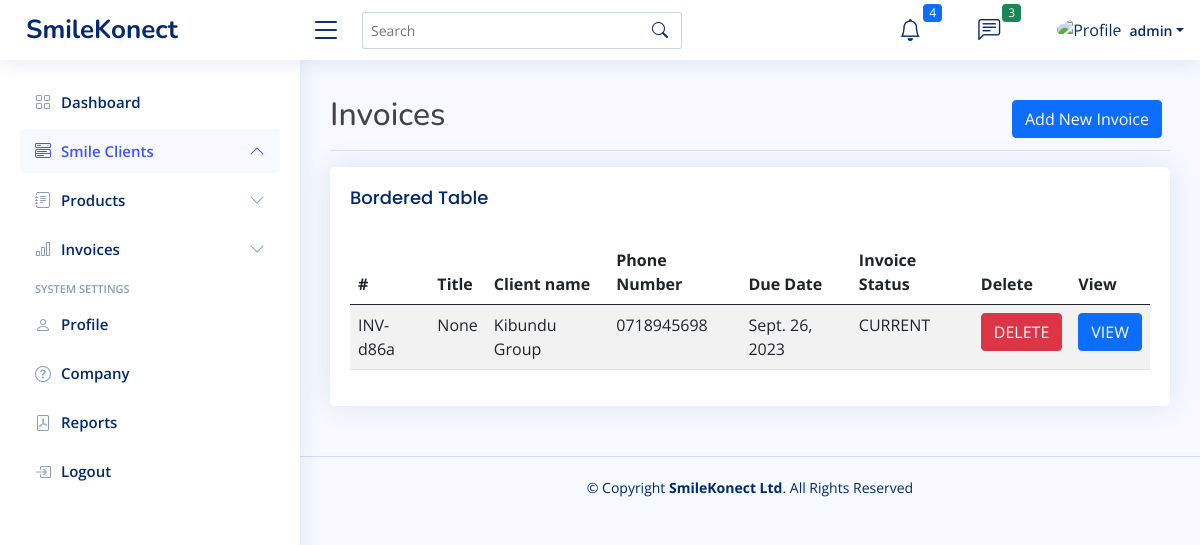
Before: /dashboard/invoices (signed in) with the older database file.
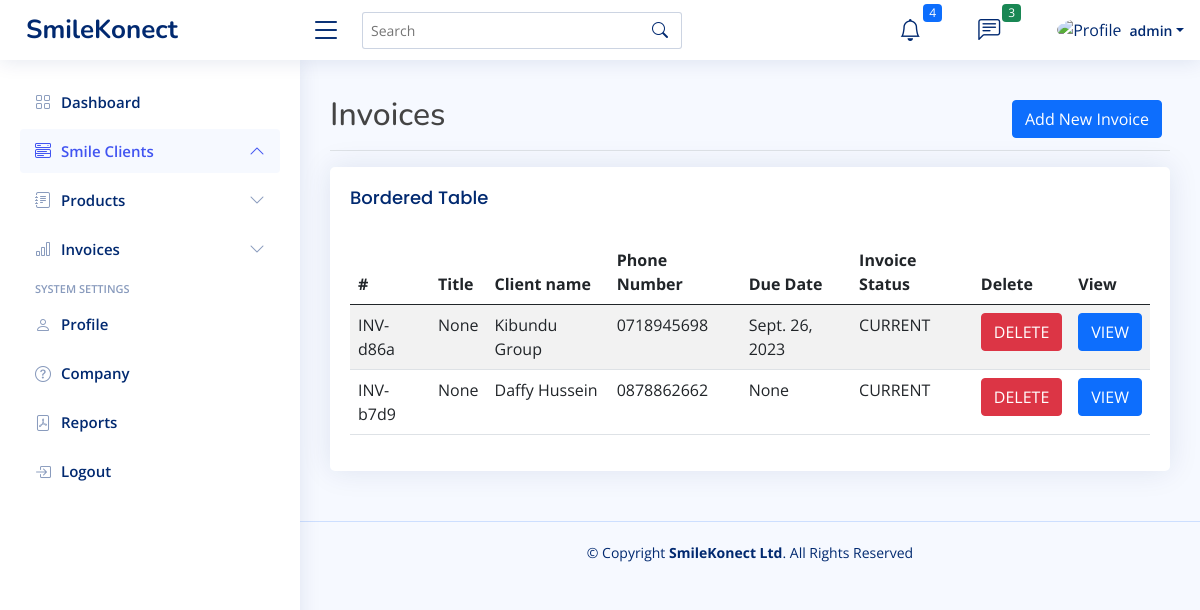
After: the same page with the newer database file.
### smileKonect/models.py (models this page shows, shortened)
class Invoice(models.Model):
    TERMS = [
        ('14 days', '14 days'),
        ('30 days', '30 days'),
        ('60 days', '60 days'),
    ]
    STATUS = [
        ('CURRENT', 'CURRENT'),
        ('EMAIL_SENT', 'EMAIL_SENT'),
        ('OVERDUE', 'OVERDUE'),
        ('PAID', 'PAID'),
    ]
    title = models.CharField(null=True, blank=True, max_length=100)
    number = models.CharField(null=True, blank=True, max_length=100)
    dueDate = models.DateField(null=True, blank=True)
    paymentTerms = models.CharField(choices=TERMS, default='14 days', max_length=100)
    status = models.CharField(choices=STATUS, default='CURRENT', max_length=100)
    notes = models.TextField(null=True, blank=True)
    client = models.ForeignKey(Client, blank=True, null=True, on_delete=models.SET_NULL)
    uniqueId = models.CharField(null=True, blank=True, max_length=100)
    slug = models.SlugField(max_length=500, unique=True, blank=True, null=True)
    date_created = models.DateTimeField(blank=True, null=True)
    last_updated = models.DateTimeField(blank=True, null=True)

class Client(models.Model):
    PROVINCES = [
    ('Dar es salaam', 'Dar es salaam'),
    ('Arusha', 'Arusha'),
    ('Morogoro', 'Morogoro'),
    ]
    clientName = models.CharField(null=True, blank=True, max_length=200)
    addressLine1 = models.CharField(null=True, blank=True, max_length=200)
    clientLogo = models.ImageField(default='default_logo.jpg', upload_to='company_logos')
    province = models.CharField(choices=PROVINCES, blank=True, max_length=100)
    postalCode = models.CharField(null=True, blank=True, max_length=10)
    phoneNumber = models.CharField(null=True, blank=True, max_length=100)
    emailAddress = models.CharField(null=True, blank=True, max_length=100)
    taxNumber = models.CharField(null=True, blank=True, max_length=100)
    uniqueId = models.CharField(null=True, blank=True, max_length=100)
    slug = models.SlugField(max_length=500, unique=True, blank=True, null=True)
    date_created = models.DateTimeField(blank=True, null=True)
    last_updated = models.DateTimeField(blank=True, null=True)

### smileKonect/views.py (the view)
# urls.py: path('dashboard/invoices',views.invoices, name='invoices'),
@login_required
def invoices(request):
    msimbo = {}
    invoices = Invoice.objects.all()
    msimbo['invoices'] = invoices
    return render(request, 'smile/invoices.html', msimbo)

### smileKonect/templates/smile/invoices.html (shortened to what this page needs)
{% extends 'smile/base.html' %}
{% block content %}
<div class="d-flex justify-content-between flex-wrap flex-md-nowrap align-items-center pt-3 pb-2 mb-3 border-bottom">
    <h1 class="h2">Invoices</h1>
    <div class="btn-toolbar mb-2 mb-md-0">
      <div class="btn-group me-2">
        <a href="{% url 'create-invoice' %}"><button type="button" class="btn btn-primary">Add New Invoice</button></a>
      </div>
    </div>
  </div>
  <div class="card">
    <div class="card-body">
      <h5 class="card-title">Bordered Table</h5>
  {% if invoices|length > 0 %}
  <div class="table-responsive">
    <table class="table table-striped table-hover">
      <thead>
        <tr>
          <th>#</th>
          <th>Title</th>
          <th>Client name</th>
          <th>Phone Number</th>
          <th>Due Date</th>
          <th>Invoice Status</th>
          <th>Delete</th>
          <th>View</th>
        </tr>
      </thead>
      <tbody>
        {% for invoice in invoices %}
      <tr>
        <td>{{invoice.number}}</td>
        <td>{{invoice.title}}</td>
        <td>{{invoice.client.clientName}}</td>
        <td>{{invoice.client.phoneNumber}}</td>
        <td>{{invoice.dueDate}}</td>
        <td>{{invoice.status}}</td>
        <td>
          <a href="{% url 'delete-invoice' invoice.slug %}"><button class="btn btn-danger"> DELETE </button></a>
        </td>
        <td>
          <a href="{% url 'view-pdf-invoice' invoice.slug %}"><button class="btn btn-primary"> VIEW </button></a>
        </td>
      </tr>
        {% endfor %}
      </tbody>
    </table>
  </div>
  {% endif %}
</div>
</div>
{% endblock%}

Changed rows visible on the page:
added Invoice: number "INV-b7d9", title "None", client.clientName "Daffy Hussein", client.phoneNumber "0878862662", dueDate "None", status "CURRENT"
